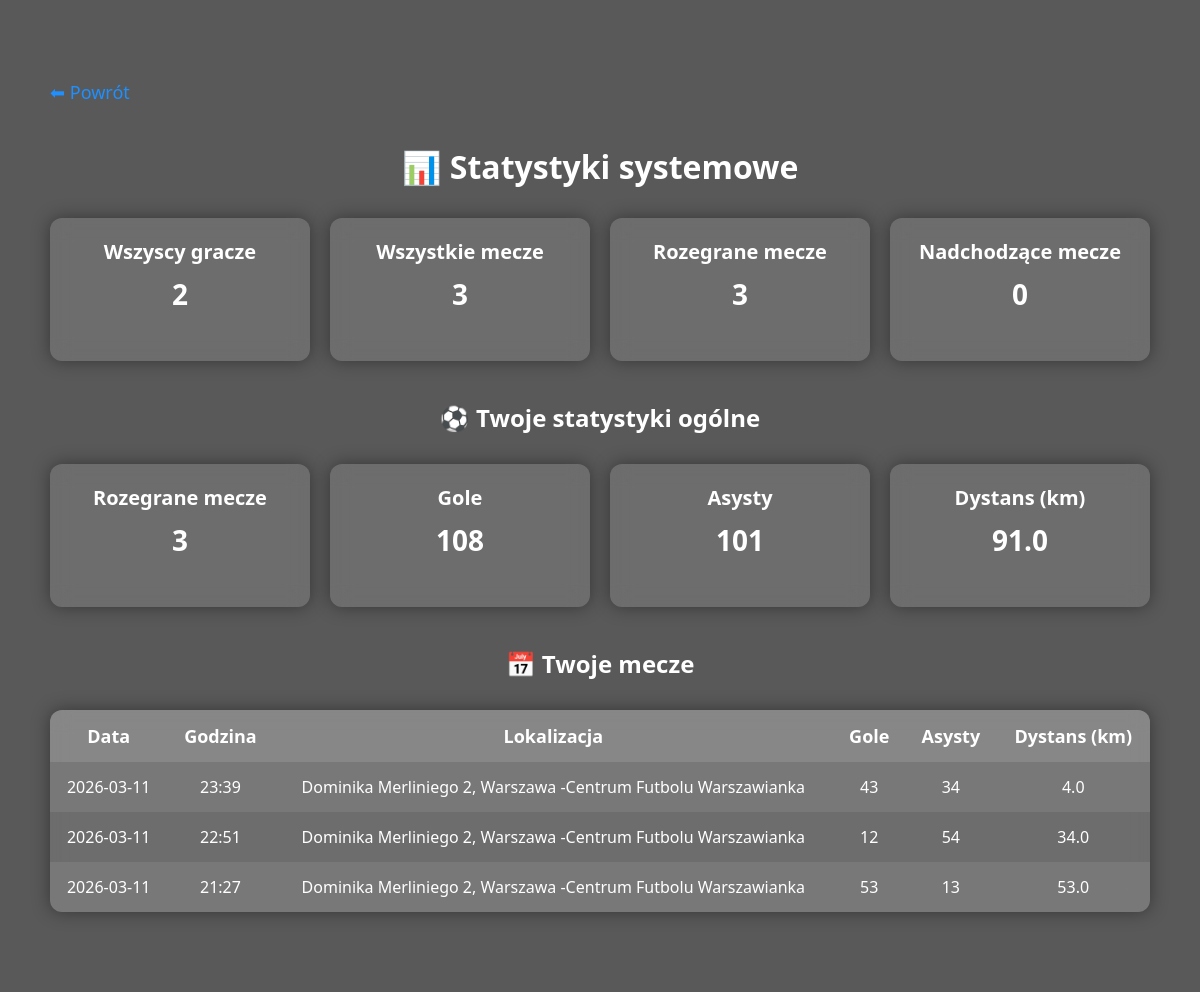
/statystyki (signed in), run on an earlier commit of the app's database.
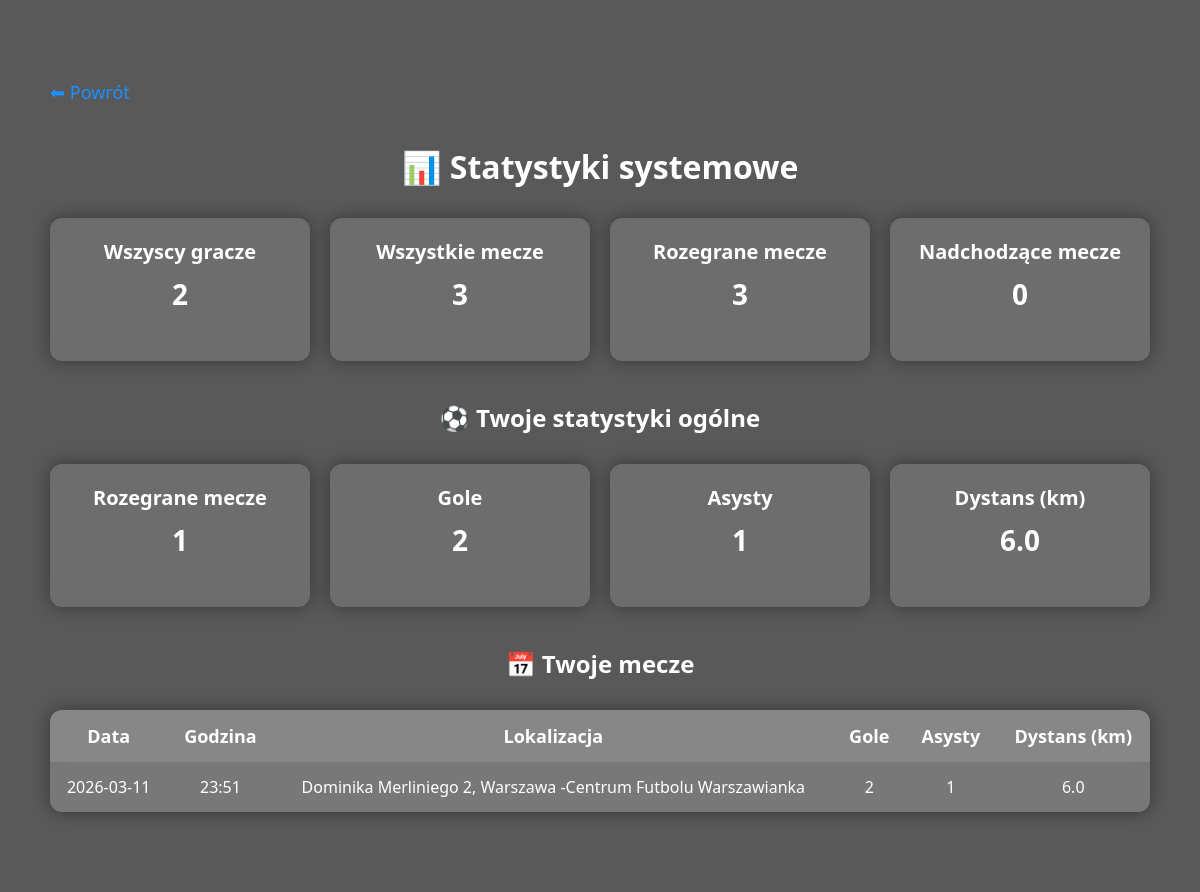
And on a later commit of the database.
### tables this page shows
CREATE TABLE match_stats (
            id INTEGER PRIMARY KEY AUTOINCREMENT,
            user_id INTEGER NOT NULL,
            match_id INTEGER NOT NULL,
            goals INTEGER DEFAULT 0,
            assists INTEGER DEFAULT 0,
            distance REAL DEFAULT 0,
            FOREIGN KEY(user_id) REFERENCES users(id),
            FOREIGN KEY(match_id) REFERENCES matches(id)
        );

CREATE TABLE matches (
            id INTEGER PRIMARY KEY AUTOINCREMENT,
            match_date TEXT NOT NULL,
            match_time TEXT NOT NULL,
            location TEXT NOT NULL,
            max_slots INTEGER NOT NULL,
            signed_up INTEGER NOT NULL DEFAULT 0,
            played INTEGER NOT NULL DEFAULT 0
        );

### stats.py (the view)
@stats_bp.route("/statystyki")
def statystyki():
    if "user_id" not in session:
        return redirect("/login")
    conn = get_db()
    total_matches = conn.execute(
        "SELECT COUNT(*) AS c FROM matches"
    ).fetchone()["c"]
    played_matches = conn.execute(
        "SELECT COUNT(*) AS c FROM matches WHERE played = 1"
    ).fetchone()["c"]
    upcoming_matches = conn.execute(
        "SELECT COUNT(*) AS c FROM matches WHERE match_date >= date('now') AND played = 0"
    ).fetchone()["c"]
    players_count = conn.execute(
        "SELECT COUNT(*) AS c FROM users"
    ).fetchone()["c"]
    user_stats = conn.execute("""
        SELECT m.match_date, m.match_time, m.location,
               s.goals, s.assists, s.distance
        FROM match_stats s
        JOIN matches m ON m.id = s.match_id
        WHERE s.user_id = ?
        ORDER BY m.match_date DESC, m.match_time DESC
    """, (session["user_id"],)).fetchall()
    conn.close()
    return render_template(
        "statystyki.html",
        total_matches=total_matches,
        played_matches=played_matches,
        upcoming_matches=upcoming_matches,
        players_count=players_count,
        user_stats=user_stats
    )

### db.py (called while the page is built)
def get_db():
    conn = sqlite3.connect("database.db")
    conn.row_factory = sqlite3.Row
    return conn

### templates/statystyki.html (shortened to what this page needs)
<!DOCTYPE html>
<html lang="pl">
<head>
</head>
<body>
<div class="overlay"></div>
<div class="container">
    <a href="/" class="back">⬅ Powrót</a>
    <h1>📊 Statystyki systemowe</h1>
    <div class="stats-box">
        <div class="stat-card">
            <h3>Wszyscy gracze</h3>
            <p>{{ players_count }}</p>
        </div>
        <div class="stat-card">
            <h3>Wszystkie mecze</h3>
            <p>{{ total_matches }}</p>
        </div>
        <div class="stat-card">
            <h3>Rozegrane mecze</h3>
            <p>{{ played_matches }}</p>
        </div>
        <div class="stat-card">
            <h3>Nadchodzące mecze</h3>
            <p>{{ upcoming_matches }}</p>
        </div>
    </div>
    <h2>⚽ Twoje statystyki ogólne</h2>
    <div class="user-summary">
        <div class="stat-card">
            <h3>Rozegrane mecze</h3>
            <p>{{ user_stats|length }}</p>
        </div>
        <div class="stat-card">
            <h3>Gole</h3>
            <p>{{ user_stats | sum(attribute='goals') }}</p>
        </div>
        <div class="stat-card">
            <h3>Asysty</h3>
            <p>{{ user_stats | sum(attribute='assists') }}</p>
        </div>
        <div class="stat-card">
            <h3>Dystans (km)</h3>
            <p>{{ "%.1f"|format(user_stats | sum(attribute='distance')) }}</p>
        </div>
    </div>
    <h2>📅 Twoje mecze</h2>
    {% if user_stats %}
    <table>
        <tr>
            <th>Data</th>
            <th>Godzina</th>
            <th>Lokalizacja</th>
            <th>Gole</th>
            <th>Asysty</th>
            <th>Dystans (km)</th>
        </tr>
        {% for s in user_stats %}
        <tr>
            <td>{{ s.match_date }}</td>
            <td>{{ s.match_time }}</td>
            <td>{{ s.location }}</td>
            <td>{{ s.goals }}</td>
            <td>{{ s.assists }}</td>
            <td>{{ "%.1f"|format(s.distance) }}</td>
        </tr>
        {% endfor %}
    </table>
    {% else %}
    <p style="text-align:center; font-size:20px; margin-top:20px;">
        Brak zapisanych statystyk.
    </p>
    {% endif %}
</div>
</body>
</html>

### templates/statystyki.html (style rules this page uses)
body { margin: 0; padding: 0; font-family: "Segoe UI", Arial, sans-serif; color: #fff; background-image: url('/static/stadium.jpg'); background-size: cover; background-position: center; background-repeat: no-repeat; }
.overlay { position: fixed; inset: 0; background: rgba(0,0,0,0.65); backdrop-filter: blur(6px); z-index: -1; }
.container { max-width: 1100px; margin: 60px auto; padding: 20px; }
h1, h2 { text-align: center; margin-bottom: 30px; }
a.back { color: #1e90ff; text-decoration: none; font-size: 18px; display: inline-block; margin-bottom: 20px; }
.stats-box { display: flex; justify-content: space-between; gap: 20px; margin-bottom: 40px; }
.stat-card { flex: 1; padding: 20px; background: rgba(255,255,255,0.12); border-radius: 12px; text-align: center; backdrop-filter: blur(10px); box-shadow: 0 0 18px rgba(0,0,0,0.4); }
.stat-card h3 { margin: 0; font-size: 20px; }
.stat-card p { font-size: 28px; margin-top: 10px; font-weight: bold; }
table { width: 100%; border-collapse: collapse; background: rgba(255,255,255,0.12); backdrop-filter: blur(10px); border-radius: 12px; overflow: hidden; box-shadow: 0 0 18px rgba(0,0,0,0.4); }
th, td { padding: 14px; text-align: center; }
th { background: rgba(255,255,255,0.18); font-size: 18px; }
tr:nth-child(even) { background: rgba(255,255,255,0.08); }
.user-summary { display: flex; justify-content: space-between; gap: 20px; margin-bottom: 40px; }

What changed in the data, as far as the page shows it:
removed match_stats: match_date "2026-03-11", match_time "23:39", location "Dominika Merliniego 2, Warszawa -Centrum Futbolu Warszawianka", goals "43", assists "34", distance "4.0"
no longer on this page (row edited): match_stats: match_date "2026-03-11", match_time "22:51", location "Dominika Merliniego 2, Warszawa -Centrum Futbolu Warszawianka", goals "12", assists "54", distance "34.0"
changed match_stats "Dominika Merliniego 2, Warszawa -Centrum Futbolu Warszawianka": match_time "21:27" → "23:51"; goals "53" → "2"; assists "13" → "1"; distance "53.0" → "6.0"
Also different on the page:
{{ user_stats|length }}: "3" → "1"
{{ user_stats | sum(attribute='goals') }}: "108" → "2"
{{ user_stats | sum(attribute='assists') }}: "101" → "1"
{{ "%.1f"|format(user_stats | sum(attribute='distance')) }}: "91.0" → "6.0"
